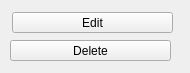
<?xml version="1.0" encoding="UTF-8"?>
<ui version="4.0">
 <class>DropMenu</class>
 <widget class="QWidget" name="DropMenu">
  <property name="geometry">
   <rect>
    <x>0</x>
    <y>0</y>
    <width>190</width>
    <height>73</height>
   </rect>
  </property>
  <property name="windowTitle">
   <string>Form</string>
  </property>
  <widget class="QPushButton" name="pushButton">
   <property name="geometry">
    <rect>
     <x>12</x>
     <y>12</y>
     <width>161</width>
     <height>21</height>
    </rect>
   </property>
   <property name="text">
    <string>Edit</string>
   </property>
  </widget>
  <widget class="QPushButton" name="pushButton_2">
   <property name="geometry">
    <rect>
     <x>10</x>
     <y>40</y>
     <width>161</width>
     <height>21</height>
    </rect>
   </property>
   <property name="text">
    <string>Delete</string>
   </property>
  </widget>
 </widget>
 <resources/>
 <connections/>
</ui>
